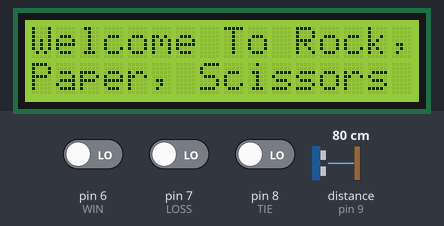
A sketch run on a simulated Arduino Uno, built with avr-gcc and run on an emulated ATmega328P. On the bench: 16×2 character LCD. Inputs (shaded band) come from the test bench; at power-on: pin 7 (LOSS) LOW, distance to the obstacle (sensor on pin 9) 80 cm, pin 6 (WIN) LOW, pin 8 (TIE) LOW. The echo pulse lasts 58.3 µs per cm; random numbers use the default seed unless the sketch sets one; what the sketch prints to the serial monitor is not drawn.

Above: at 1.2 s.
1.3 s: pin 7 (LOSS) driven HIGH
At 1.49 s:
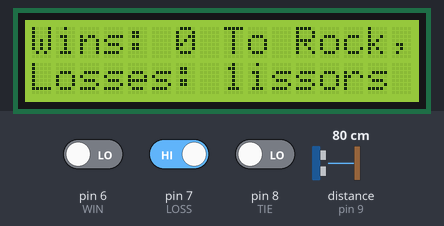
3.7 s: distance to the obstacle (sensor on pin 9) set to 21 cm
6.5 s: distance to the obstacle (sensor on pin 9) set to 18 cm
At 7.0 s:
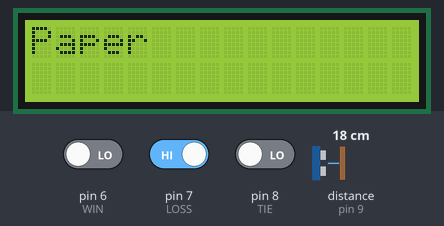
8.9 s: pin 6 (WIN) driven HIGH
At 9.33 s:
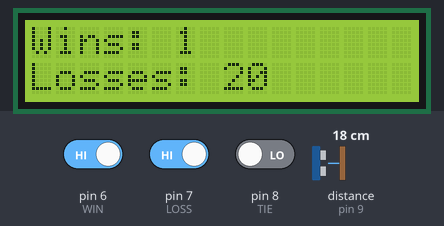
11.9 s: distance to the obstacle (sensor on pin 9) set to 120 cm
At 14.22 s:
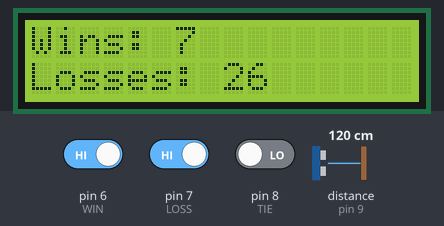
14.9 s: pin 6 (WIN) driven LOW
At 15.55 s:
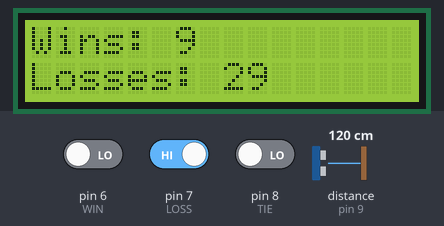
Timing chart, 0 to 17.9 s (numbered marks = the images above; inputs shaded):
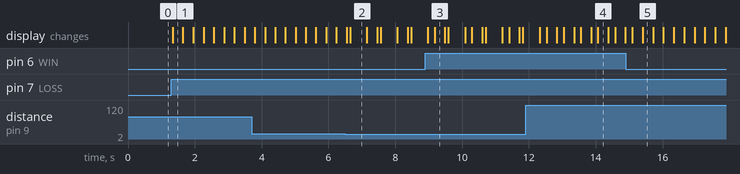

Measured:
- the behaviour switches between 20 and 19 cm on distance to the obstacle (sensor on pin 9) (found by bisection; images 1 and 2)
- after the input at 1.3 s, the display: changes at once (image 1)
- what the display in image 2 shows lasts 0.6 s, from 6.6 s to 7.2 s

The sketch:

Rocks_Paper_Scissors.ino
```cpp
#include <LiquidCrystal.h>
#include <Wire.h>
#include <NewPing.h>

#define TRIGGER_PIN  10  // Arduino pin tied to trigger pin on the ultrasonic sensor.
#define ECHO_PIN     9  // Arduino pin tied to echo pin on the ultrasonic sensor.
#define MAX_DISTANCE 400 // Maximum distance we want to ping for (in centimeters). Maximum sensor distance is rated at 400-500cm.

#define WIN 6
#define LOSS 7
#define TIE 8

NewPing sonar(TRIGGER_PIN, ECHO_PIN, MAX_DISTANCE);
LiquidCrystal lcd(12,11, 5, 4, 3, 2);

int wins = 0;
int losses = 0;

int winState = 0;
int lossState = 0;
int tieState = 0;


void setup() {
  // put your setup code here, to run once:
  Serial.begin(9600);
  lcd.begin(16,2);
  lcd.print("Welcome To Rock,");
  lcd.setCursor(0, 1);
  lcd.print("Paper, Scissors");

  pinMode(WIN, INPUT);
  pinMode(LOSS, INPUT);
  pinMode(TIE, INPUT);
}

void loop() {
  // put your main code here, to run repeatedly:
  delay(100);
  unsigned int uS = sonar.ping();
  int distance = uS / US_ROUNDTRIP_CM;
  Serial.print(distance);
  Serial.println(" cm");

  //Sensing a hand
  if( distance <  20 ) {
    lcd.setCursor(0, 0);
    lcd.print("Shoot");
    lcd.setCursor(0, 1);
    lcd.print("                 ");
    delay(100);
    long hand = random(1, 3);

    //Make your choice
    if ( hand == 1) {
       clearScreen();
       lcd.print("Rock");
       delay(500);
    } else if (hand == 2){
       clearScreen();
       lcd.print("Paper");
       delay(500);
    } else {
       clearScreen();
       lcd.print("Scissor");
       delay(500);
    }
  }

  int winState = digitalRead(WIN);
  int lossState = digitalRead(LOSS);
  int tieState = digitalRead(TIE);

  Serial.print("Winstate: ");
  Serial.print(winState);
  if( winState == HIGH ) {
    wins++;
    printScore();
    delay(200);
  }
  if( lossState == HIGH ) {
    losses++;
    printScore();
    delay(200);
  }
  if( tieState == HIGH ) {
    printScore();
    delay(200);
  }
}

void printScore() {
lcd.setCursor(0, 0);
  lcd.print("Wins: ");
  lcd.print(wins);
  lcd.setCursor(0, 1);
  lcd.print("Losses: ");
  lcd.print(losses);
}

void clearScreen() {
       lcd.setCursor(0, 0);
       lcd.print("                 ");
       lcd.setCursor(0, 1);
       lcd.print("                 ");
       lcd.setCursor(0, 0);
}
```
